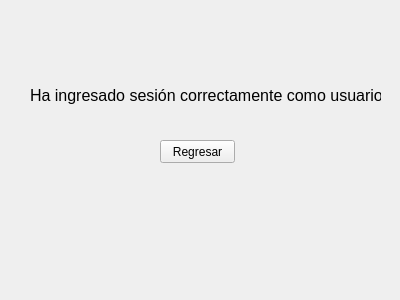
<?xml version="1.0" encoding="UTF-8"?>
<ui version="4.0">
 <class>Form</class>
 <widget class="QWidget" name="Form">
  <property name="geometry">
   <rect>
    <x>0</x>
    <y>0</y>
    <width>400</width>
    <height>300</height>
   </rect>
  </property>
  <property name="windowTitle">
   <string>Form</string>
  </property>
  <widget class="QPushButton" name="pushButton_3">
   <property name="geometry">
    <rect>
     <x>160</x>
     <y>140</y>
     <width>75</width>
     <height>23</height>
    </rect>
   </property>
   <property name="text">
    <string>Regresar</string>
   </property>
  </widget>
  <widget class="QLabel" name="label">
   <property name="geometry">
    <rect>
     <x>30</x>
     <y>80</y>
     <width>351</width>
     <height>31</height>
    </rect>
   </property>
   <property name="font">
    <font>
     <pointsize>12</pointsize>
    </font>
   </property>
   <property name="text">
    <string>Ha ingresado sesión correctamente como usuario</string>
   </property>
  </widget>
 </widget>
 <resources/>
 <connections/>
</ui>
